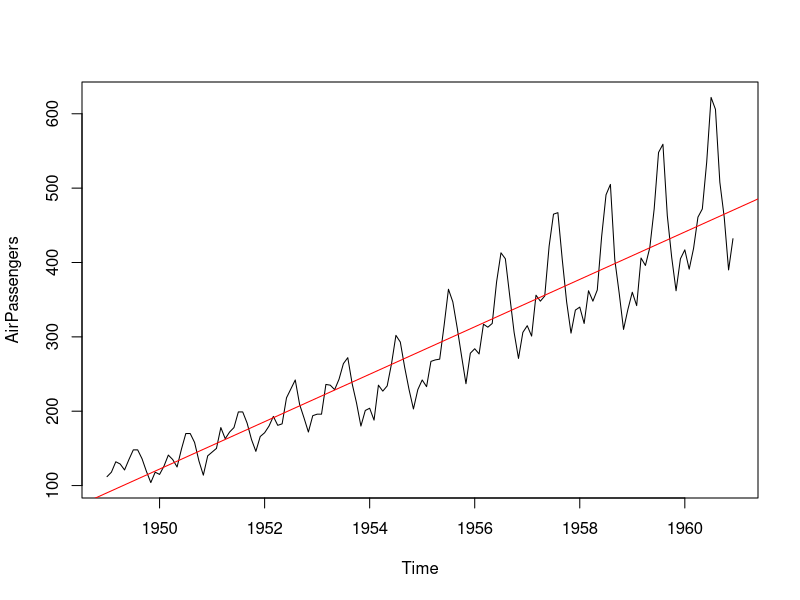
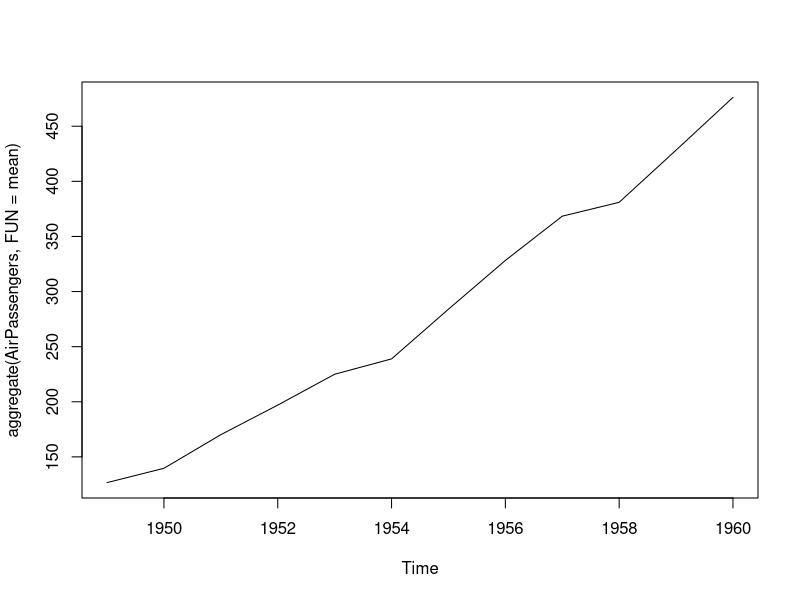
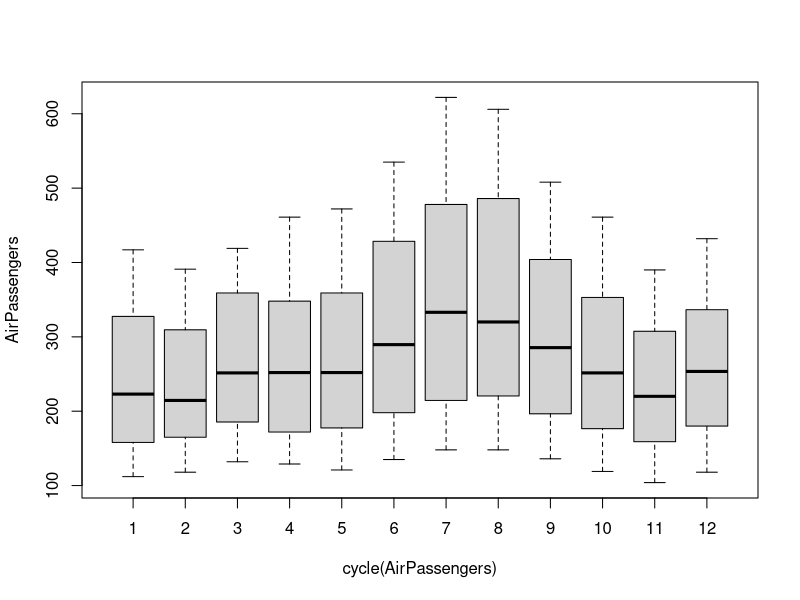

Generate these figures, in order, with R:
#https://www.analyticsvidhya.com/blog/2015/12/complete-tutorial-time-series-modeling/
rm(list = ls())
cat("\014")

data(AirPassengers)
class(AirPassengers)
start(AirPassengers)
end(AirPassengers)
frequency(AirPassengers)
summary(AirPassengers)

plot(AirPassengers)
abline(lm(AirPassengers~time(AirPassengers)),col='red')

cycle(AirPassengers)
plot(aggregate(AirPassengers, FUN = mean))
boxplot(AirPassengers~cycle(AirPassengers))
